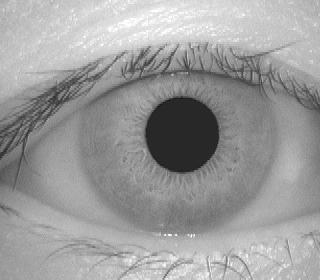
#> input picture src/tests/001_1_1.jpg, 320 x 280 px
$ python verifyDB_casia1.py --filename tests/001_1_1.jpg
#> lines starting #> are read from the running program, lines starting #| are printed output that depends on the picture
### src/utils/extractandenconding.py
from os import listdir
from utils.imgutils import segment, normalize
from cv2 import imread
from multiprocessing import Pool, cpu_count
from itertools import repeat
from fnmatch import filter
import numpy as np
import scipy.io as sio
import os
import warnings
warnings.filterwarnings("ignore")

##########################################################################
#  Function which generate the iris template using in the matching
##########################################################################
DATABASE_PATH = './templates/'


# [59 lines left out: functions encode_iris, gaborconvolve_f, not called in this run]


##########################################################################
# Function to extract the feature for the matching process
##########################################################################
def extractFeature(img_filename, eyelashes_threshold=80, multiprocess=True):
    """
    Extract features from an iris image
    """
#> called with img_filename = 'tests/001_1_1.jpg', eyelashes_threshold = 80, multiprocess = True
    # parameters
    eyelashes_threshold = 80
    radial_resolution = 20
    angular_resolution = 240
    minw_length = 18
    mult = 1
    sigma_f = 0.5

    #  segmentation
    im = imread(img_filename, 0)
#> im is the input picture: shape (280, 320); min 19, max 255, mean 155.9
    ciriris, cirpupil, imwithnoise = segment(im, eyelashes_threshold,
                                    multiprocess)

    # normalization
    arr_polar, arr_noise = normalize(imwithnoise, ciriris[1],  ciriris[0], ciriris[2],
                                         cirpupil[1], cirpupil[0], cirpupil[2],
                                         radial_resolution, angular_resolution)

    #  feature encoding
    template, mask_noise = encode_iris(arr_polar, arr_noise, minw_length, mult,
    sigma_f)


    return template, mask_noise, img_filename


##########################################################################
# Functions that do the matching between the image and the
# account/template
##########################################################################


# [104 lines left out: functions matchingTemplate, HammingDistance, shiftbits_ham, matchingPool, not called in this run]

### src/utils/imgutils.py

from scipy import signal
from scipy.ndimage import convolve
from skimage.transform import radon
import numpy as np
import multiprocessing as mp

#########################################################################
#  Functions used to search the bounder of iris (inner and bounder)
#########################################################################


def searchInnerBound(img):
    """
    Searching of the boundary (inner) of the iris
    """

    # integro-differential
    Y = img.shape[0]
    X = img.shape[1]
    sect = X/4
    minrad = 10
    maxrad = sect*0.8
    jump = 4 		# Precision of the search

    # Hough Space
    sz = np.array([np.floor((Y-2*sect)/jump),
                    np.floor((X-2*sect)/jump),
                    np.floor((maxrad-minrad)/jump)]).astype(int)

    #circular integration
    integrationprecision = 1
    angs = np.arange(0, 2*np.pi, integrationprecision)
    x, y, r = np.meshgrid(np.arange(sz[1]),
                          np.arange(sz[0]),
                          np.arange(sz[2]))
    y = sect + y*jump
    x = sect + x*jump
    r = minrad + r*jump
    hs = ContourIntegralCircular(img, y, x, r, angs)

    # Hough Space Partial Derivative
    hspdr = hs - hs[:, :, np.insert(np.arange(hs.shape[2]-1), 0, 0)]

    # blurring the image
    sm = 3
    hspdrs = signal.fftconvolve(hspdr, np.ones([sm,sm,sm]), mode="same")

    indmax = np.argmax(hspdrs.ravel())
    y,x,r = np.unravel_index(indmax, hspdrs.shape)

    inner_y = sect + y*jump
    inner_x = sect + x*jump
    inner_r = minrad + (r-1)*jump

    # Integro-Differential
    integrationprecision = 0.1
    angs = np.arange(0, 2*np.pi, integrationprecision)
    x, y, r = np.meshgrid(np.arange(jump*2),
                          np.arange(jump*2),
                          np.arange(jump*2))
    y = inner_y - jump + y
    x = inner_x - jump + x
    r = inner_r - jump + r
    hs = ContourIntegralCircular(img, y, x, r, angs)

    # Hough Space Partial Derivative
    hspdr = hs - hs[:, :, np.insert(np.arange(hs.shape[2]-1), 0, 0)]

    # blurring the image
    sm = 3
    hspdrs = signal.fftconvolve(hspdr, np.ones([sm,sm,sm]), mode="same")
    indmax = np.argmax(hspdrs.ravel())
    y,x,r = np.unravel_index(indmax, hspdrs.shape)

    inner_y = inner_y - jump + y
    inner_x = inner_x - jump + x
    inner_r = inner_r - jump + r - 1

    return inner_y, inner_x, inner_r


def searchOuterBound(img, inner_y, inner_x, inner_r):
    """
    Searching fo the boundary (outer) of the iris
    """
    maxdispl = np.round(inner_r*0.15).astype(int)

    minrad = np.round(inner_r/0.8).astype(int)
    maxrad = np.round(inner_r/0.3).astype(int)

    # Integration region and avoiding eyelids
    intreg = np.array([[2/6, 4/6], [8/6, 10/6]]) * np.pi

    #circular integration
    integrationprecision = 0.05
    angs = np.concatenate([np.arange(intreg[0,0], intreg[0,1], integrationprecision),
                            np.arange(intreg[1,0], intreg[1,1], integrationprecision)],
                            axis=0)
    x, y, r = np.meshgrid(np.arange(2*maxdispl),
                          np.arange(2*maxdispl),
                          np.arange(maxrad-minrad))
    y = inner_y - maxdispl + y
    x = inner_x - maxdispl + x
    r = minrad + r
    hs = ContourIntegralCircular(img, y, x, r, angs)

    # Hough Space Partial Derivative
    hspdr = hs - hs[:, :, np.insert(np.arange(hs.shape[2]-1), 0, 0)]

    # blurring
    sm = 7 	# Size of the blurring mask
    hspdrs = signal.fftconvolve(hspdr, np.ones([sm, sm, sm]), mode="same")

    indmax = np.argmax(hspdrs.ravel())
    y, x ,r = np.unravel_index(indmax, hspdrs.shape)

    outer_y = inner_y - maxdispl + y + 1
    outer_x = inner_x - maxdispl + x + 1
    outer_r = minrad + r - 1

    return outer_y, outer_x, outer_r


def ContourIntegralCircular(imagen, y_0, x_0, r, angs):
    """
       Contour/circular integral using discrete rieman
    """
    y = np.zeros([len(angs), r.shape[0], r.shape[1], r.shape[2]], dtype=int)
    x = np.zeros([len(angs), r.shape[0], r.shape[1], r.shape[2]], dtype=int)
    for i in range(len(angs)):
        ang = angs[i]
        y[i, :, :, :] = np.round(y_0 - np.cos(ang) * r).astype(int)
        x[i, :, :, :] = np.round(x_0 + np.sin(ang) * r).astype(int)

    # adapt x and y
    ind = np.where(y < 0)
    y[ind] = 0
    ind = np.where(y >= imagen.shape[0])
    y[ind] = imagen.shape[0] - 1
    ind = np.where(x < 0)
    x[ind] = 0
    ind = np.where(x >= imagen.shape[1])
    x[ind] = imagen.shape[1] - 1

    hs = imagen[y, x]
    hs = np.sum(hs, axis=0)
    return hs.astype(float)

###############################################################################
#  Functions that segments regions of the image (iris, eyelids)
###############################################################################


def segment(eyeim, eyelashes_thres=80, use_multiprocess=True):
    """
        Segment the iris from the image
    """
    # Using daugman intefro-differential to the the iris
    # search the inner and outer bounds
    rowp, colp, rp = searchInnerBound(eyeim)
#> in searchInnerBound, `indmax = np.argmax(hspdrs.ravel())`: indmax = 7626
#> in searchInnerBound, `y,x,r = np.unravel_index(indmax, hspdrs.shape)`: y = 14; x = 26; r = 8
#> in searchInnerBound, `inner_y = sect + y*jump`: inner_y = 136
#> in searchInnerBound, `inner_x = sect + x*jump`: inner_x = 184
#> in searchInnerBound, `inner_r = minrad + (r-1)*jump`: inner_r = 38
#> in searchInnerBound, `indmax = np.argmax(hspdrs.ravel())`: indmax = 148
#> in searchInnerBound, `y,x,r = np.unravel_index(indmax, hspdrs.shape)`: y = 2; r = 4
#> in searchInnerBound, `inner_y = inner_y - jump + y`: inner_y = 134
#> in searchInnerBound, `inner_x = inner_x - jump + x`: inner_x = 182
#> in searchInnerBound, `inner_r = inner_r - jump + r - 1`: inner_r = 37
    row, col, r = searchOuterBound(eyeim, rowp, colp, rp)

    # pupil and iris boundaries
    rowp = np.round(rowp).astype(int)
    colp = np.round(colp).astype(int)
    rp = np.round(rp).astype(int)
    row = np.round(row).astype(int)
    col = np.round(col).astype(int)
    r = np.round(r).astype(int)
    cirpupil = [rowp, colp, rp]
    ciriris = [row, col, r]

    # top and bottom eyelid
    imsz = eyeim.shape
    irl = np.round(row - r).astype(int)
    iru = np.round(row + r).astype(int)
    icl = np.round(col - r).astype(int)
    icu = np.round(col + r).astype(int)
    if irl < 0:
        irl = 0
    if icl < 0:
        icl = 0
    if iru >= imsz[0]:
        iru = imsz[0] - 1
    if icu >= imsz[1]:
        icu = imsz[1] - 1
    imageiris = eyeim[irl: iru + 1, icl: icu + 1]

    # using muiltiprocessingh
    if use_multiprocess:
        ret_top = mp.Manager().dict()
        ret_bot = mp.Manager().dict()
        p_top = mp.Process(
            target=findTopEyelid,
            args=(imsz, imageiris, irl, icl, rowp, rp, ret_top),
        )
        p_bot = mp.Process(target=findBottomEyelid,
        args=(imsz, imageiris, rowp, rp, irl, icl, ret_bot),
        )
        p_top.start()
        p_bot.start()
        p_top.join()
        p_bot.join()
        mask_top = ret_top[0]
        mask_bot = ret_bot[0]
    else:
        mask_top = findTopEyelid(imsz, imageiris, irl, icl, rowp, rp)
        mask_bot = findBottomEyelid(imsz, imageiris, rowp, rp, irl, icl)

    # noise region we mark by NaN value
    imwithnoise = eyeim.astype(float)
    imwithnoise = imwithnoise + mask_top + mask_bot

    # For CASIA dataset, we need to eliminate eyelashes by threshold
    ref = eyeim < eyelashes_thres
    coords = np.where(ref == 1)
    imwithnoise[coords] = np.nan

    return ciriris, cirpupil, imwithnoise


# [395 lines left out: functions findTopEyelid, findBottomEyelid, findline, linecoords, canny, adjgamma and 4 more, not called in this run]

### src/verifyDB_casia1.py

from utils.extractandenconding import extractFeature, matchingTemplate
from time import time
import argparse

# args
parser = argparse.ArgumentParser()
parser.add_argument("--filename", type=str,
                    help="../CASIA1/")
parser.add_argument("--template_dir", type=str, default="./templates/CASIA1/",
                    help="./templates/CASIA1/")
parser.add_argument("--threshold", type=float, default=0.37,
                    help="Threshold for matching.")
args = parser.parse_args()

# timing
start = time()
print('\tStart verifying {}\n'.format(args.filename))
template, mask, filename = extractFeature(args.filename)
#> in segment, `rowp, colp, rp = searchInnerBound(eyeim)`: rowp = 134; colp = 182; rp = 37
#> in searchOuterBound, `maxdispl = np.round(inner_r*0.15).astype(int)`: maxdispl = 6
#> in searchOuterBound, `minrad = np.round(inner_r/0.8).astype(int)`: minrad = 46
#> in searchOuterBound, `maxrad = np.round(inner_r/0.3).astype(int)`: maxrad = 123
#> in searchOuterBound, `indmax = np.argmax(hspdrs.ravel())`: indmax = 7677
#> in searchOuterBound, `y, x ,r = np.unravel_index(indmax, hspdrs.shape)`: y = 8; x = 3; r = 54
#> in searchOuterBound, `outer_y = inner_y - maxdispl + y + 1`: outer_y = 137
#> in searchOuterBound, `outer_x = inner_x - maxdispl + x + 1`: outer_x = 180
#> in searchOuterBound, `outer_r = minrad + r - 1`: outer_r = 99
#> in segment, `row, col, r = searchOuterBound(eyeim, rowp, colp, rp)`: row = 137; col = 180; r = 99
#> in segment, `cirpupil = [rowp, colp, rp]`: cirpupil = [134, 182, 37]
#> in segment, `ciriris = [row, col, r]`: ciriris = [137, 180, 99]
#> in segment, `irl = np.round(row - r).astype(int)`: irl = 38
#> in segment, `iru = np.round(row + r).astype(int)`: iru = 236
#> in segment, `icl = np.round(col - r).astype(int)`: icl = 81
#> in segment, `icu = np.round(col + r).astype(int)`: icu = 279
#> in segment, `imageiris = eyeim[irl: iru + 1, icl: icu + 1]`:
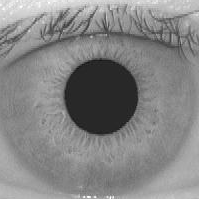
#> imageiris: shape (199, 199); min 19, max 255, mean 132.5
#> (the program exits here)
